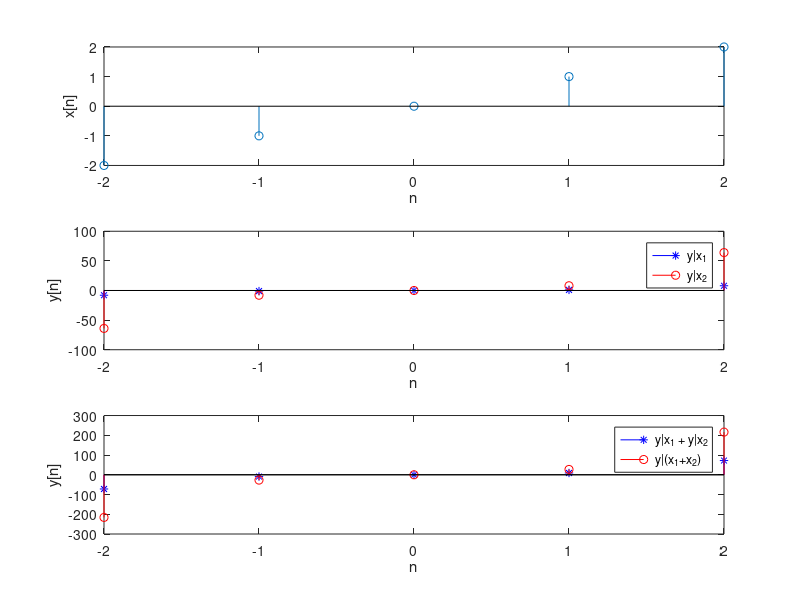

This chart was generated by the following MATLAB code:
clc; clear;

y = @(x) x.^3;

% non linear
n = -2:2;
x1 = n;
x2 = 2 .* n;

subplot(3, 1, 1);
stem(n, x1);
xlabel('n'); ylabel('x[n]');

subplot(3, 1, 2);
stem(n, y(x1), 'b*'); hold on;
stem(n, y(x2), 'ro');
xlabel('n'); ylabel('y[n]');
legend('y|x_1', 'y|x_2');

subplot(3, 1, 3);
stem(n, y(x1)+y(x2), 'b*'); hold on;
stem(n, y(x1+x2), 'ro');
xlabel('n'); ylabel('y[n]');
legend('y|x_1 + y|x_2', 'y|(x_1+x_2)');
